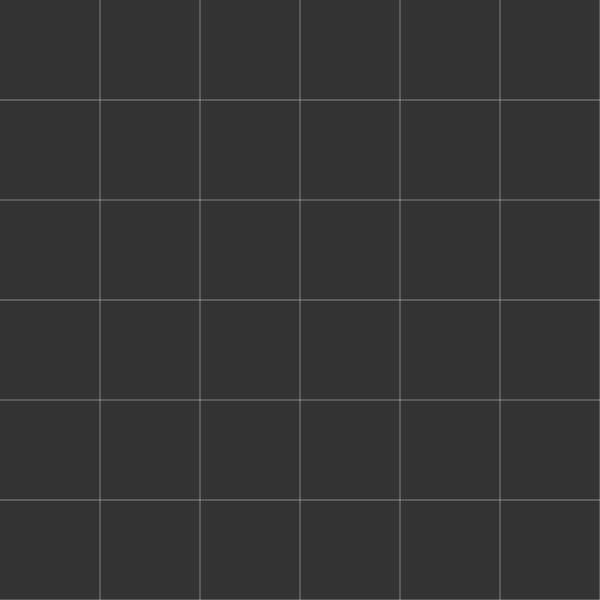
Frame 1 (no input)
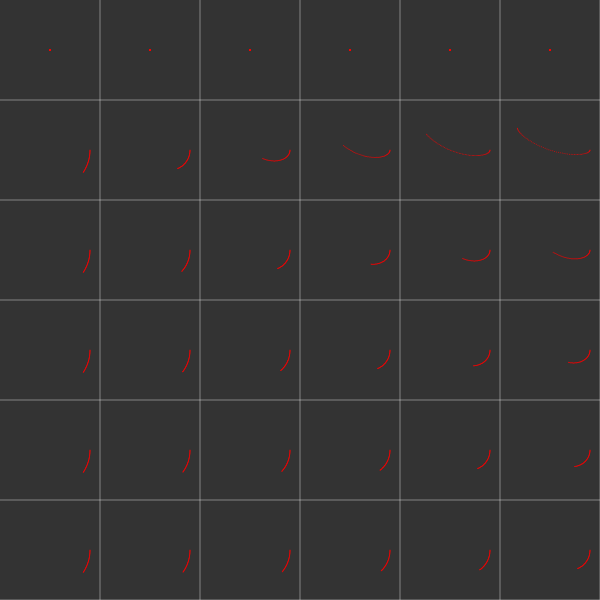
Frame 60 (no input)
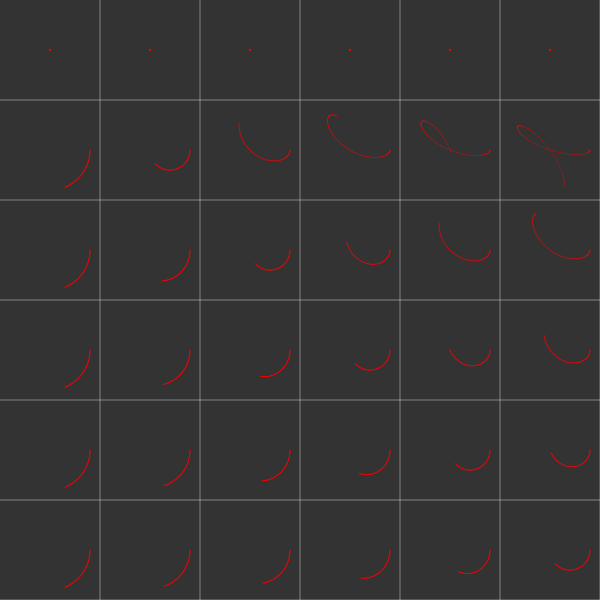
Frame 120 (the mouse pressed at the canvas centre since frame 60)

The p5.js sketch that drew these frames (run headless with seeded random() and noise() and a simulated clock; from frame 60 on, the mouse is pressed at the canvas centre):

// p5.js sketch
// ── sketch.js
const resolution = 100
const pitch = 10
let cols
let rows
let roses = []
let angle = 0

function setup() {
  createCanvas(600, 600)
  cols = width / resolution
  rows = height / resolution
  for (let n = 0; n < cols; n++) {
    for (let d = 0; d < rows; d++) {
      const cx = n * resolution + resolution / 2
      const cy = d * resolution + resolution / 2
      roses.push(new Rose(cx, cy, resolution - pitch * 2, n / d))
    }
  }
}

function draw() {
  background(51)
  stroke(255, 100)
  strokeWeight(1)
  for (let i = 0; i < cols; i++) {
    const pos = i * resolution + resolution
    line(pos, 0, pos, height)
    line(0, pos, width, pos)
  }

  roses.forEach(rose => {
    rose.update(angle)
    rose.show()
  });
  angle += 0.01
}
// ── rose.js
class Rose {
  constructor(cx, cy, w, k) {
    this.cx = cx
    this.cy = cy
    this.w = w
    this.k = k
    this.points = []
  }

  update(angle) {
    const r = (this.w / 2) * cos(this.k * angle)
    const x = r * cos(angle)
    const y = r * sin(angle)
    this.points.push(createVector(x, y))
  }

  show() {
    push()
    translate(this.cx, this.cy)
    stroke(255, 0, 0, 200)
    strokeWeight(1)
    this.points.forEach(p => {
      point(p.x, p.y)
    })
    pop()
  }
}
